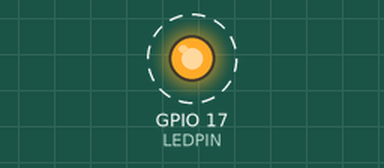
The program below on a simulated Raspberry Pi (BCM pin numbers). Shown: output pins drawn as LEDs (lit = HIGH). Dashed ring = blinking. What the program prints to the terminal is not drawn.

Above: at 0.2 s.
Timing chart, 0 to 3.0 s (numbered marks = the images above):
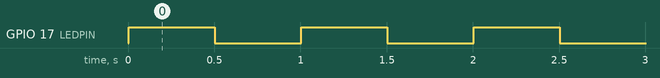

Measured:
- by itself, GPIO 17 (LEDPIN): alternates HIGH for 0.50 s and LOW for 0.50 s

The program:

pythontest.py
```python
import RPi.GPIO as GPIO
import time

# set GPIO 0 as LED pin
LEDPIN = 17

def print_message():
  print('')
  print('****************************|')
  print('|  LED Blink                |')
  print('|  -----------------------  |')
  print('|  LED connect to GPIO 0    |')
  print('|  LED will blink at 500ms  |')
  print('****************************|')
  print('Program is running...')
  print('Please press Ctrl+C to end the program...')


def setup():
  GPIO.setwarnings(False)

  # set the gpio modes to BCM numbering
  GPIO.setmode(GPIO.BCM)

  # set LED pins mode to output, and initial level LOW(0V)
  GPIO.setup(LEDPIN, GPIO.OUT, initial=GPIO.LOW)

def main():
  # print info
  print_message()

  while True:
    GPIO.output(LEDPIN, GPIO.HIGH)
    print('...LED ON\n')
    time.sleep(0.5)

    GPIO.output(LEDPIN, GPIO.LOW)
    print('...LED OFF\n')
    time.sleep(0.5)

    pass
  pass

def destroy():
  # turn off LED
  GPIO.output(LEDPIN, GPIO.LOW)

  # release resource
  GPIO.cleanup()

if __name__ == '__main__':
  setup()
  try:
    main()
  except KeyboardInterrupt:
    destroy()
```
